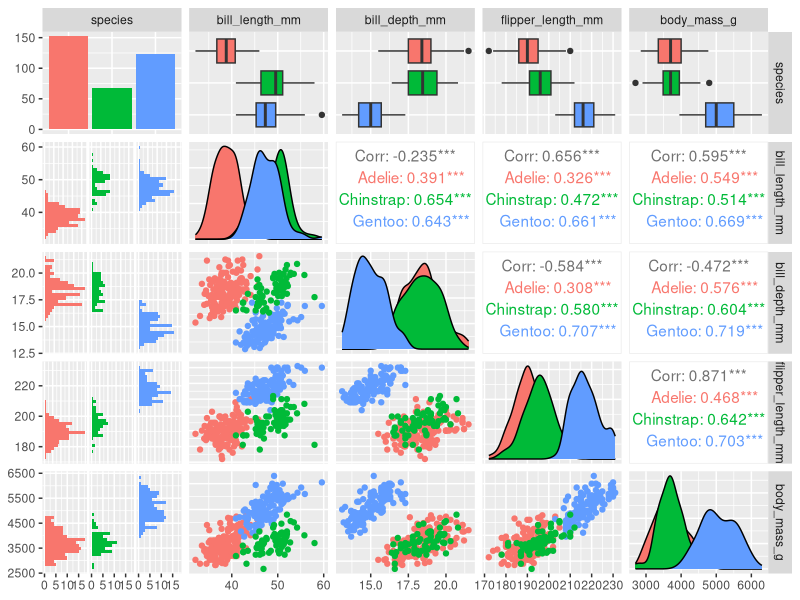
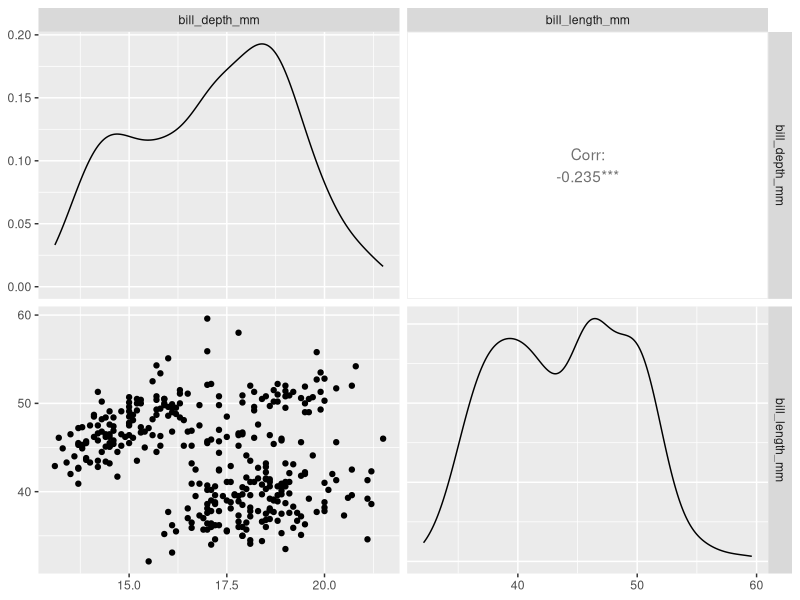
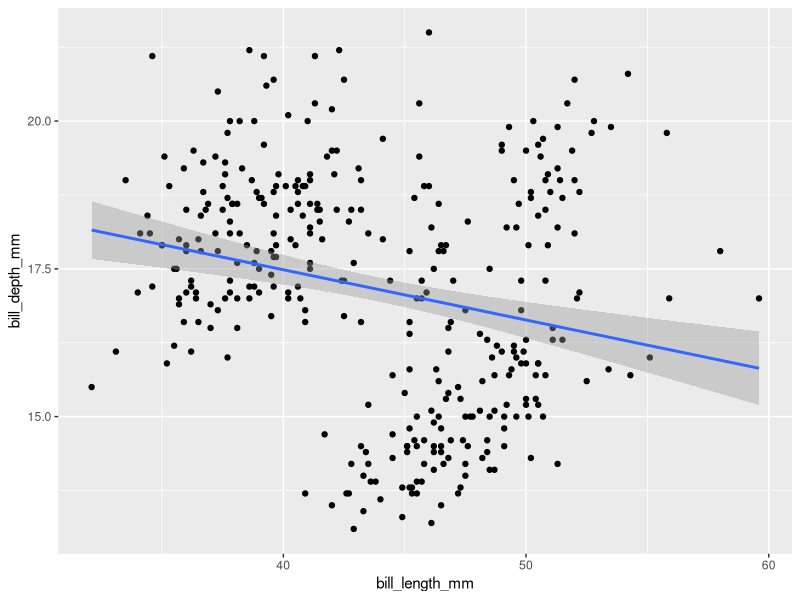
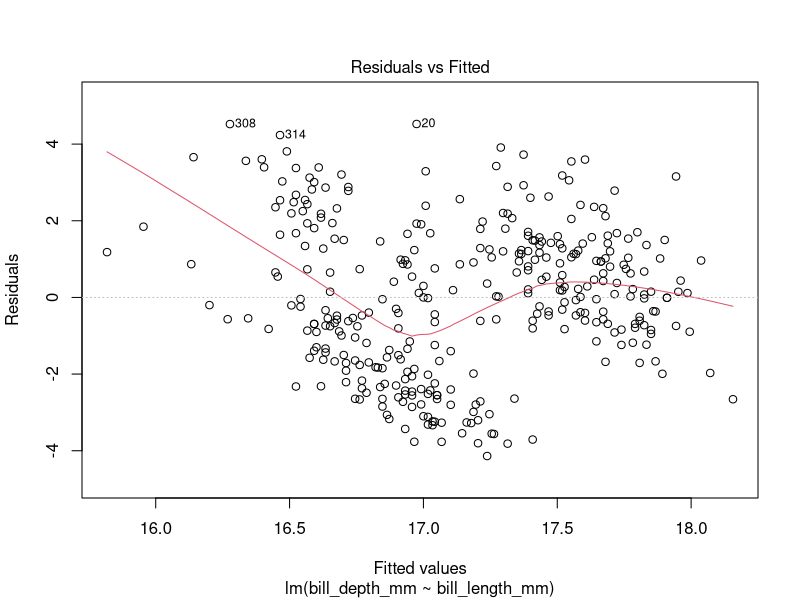
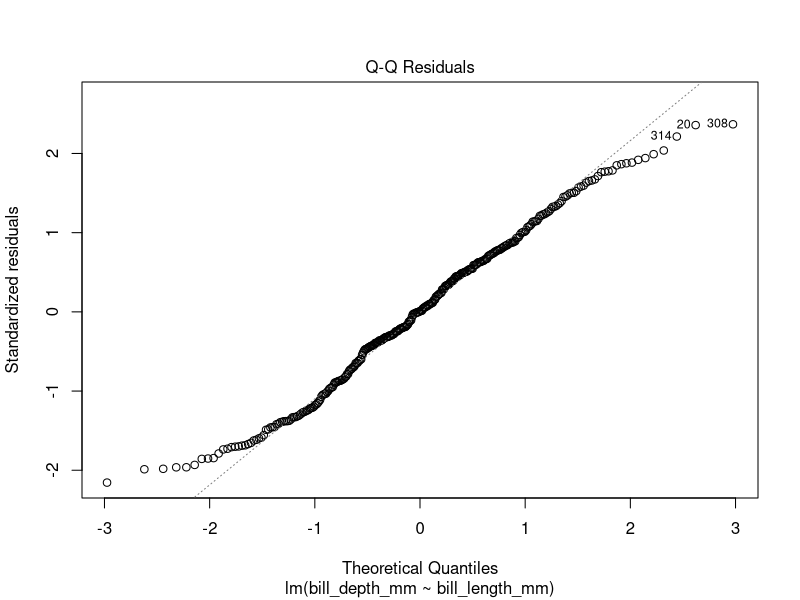
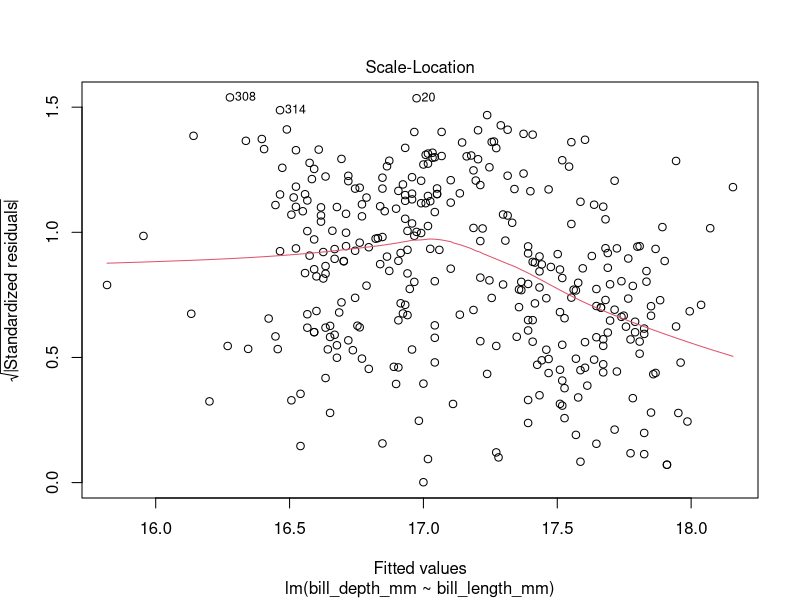
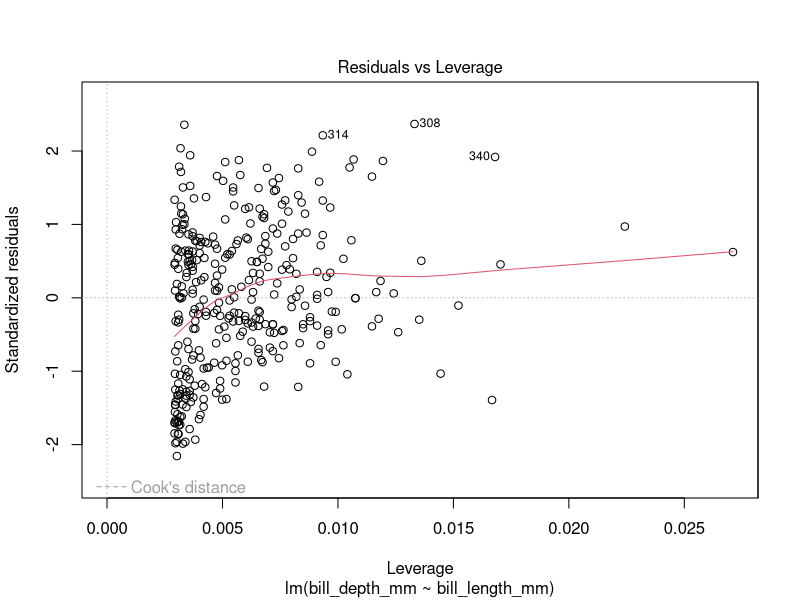
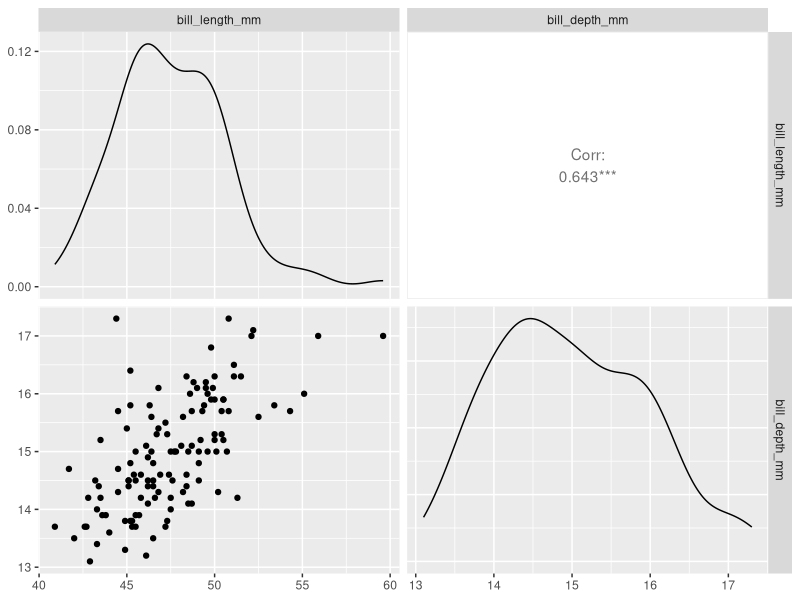

These figures' R source, in order:
##EMB
##2023-02-23


library(palmerpenguins)
library(tidyverse)
library(GGally)
library(broom)

head(penguins)

penguins%>%
  select(species, bill_length_mm, bill_depth_mm, flipper_length_mm, body_mass_g) %>%
  GGally::ggpairs(aes(color=species))

penguins%>%
  select(bill_depth_mm, bill_length_mm)%>%
  ggpairs()

#linear model

lm_1= lm(bill_depth_mm ~ bill_length_mm, data=penguins)
class(lm_1)
summary(lm_1)

#r2= 0.05= means only predicting about %5 of variation in bill depth (not good)

ggplot(data=penguins, aes(x=bill_length_mm, y=bill_depth_mm))+
  geom_point()+
  geom_smooth(method="lm")

plot(lm_1)

gentoo=penguins%>%
  filter(species=="Gentoo")
gentoo%>%
  select(bill_length_mm, bill_depth_mm)%>%
  ggpairs()

lm_2= lm(bill_depth_mm ~ bill_length_mm, data=gentoo)
summary(lm_2)
plot(lm_2)

ggplot(data=gentoo, aes(x=bill_length_mm, y=bill_depth_mm), color="black")+
  geom_point()+
  geom_smooth(method="lm")+ theme_bw()
#+geom_point(data=penguins %>%filter(species=="Adelie"), aes(x=bill_length_mm, y=bill_depth_mm), color="red")

#plot each species lm separately
ggplot(data=penguins)+
  geom_point(aes(x=bill_length_mm, y=bill_depth_mm, color=species))+
  geom_smooth(aes(x=bill_length_mm, y=bill_depth_mm, color=species), method="lm")+
  geom_smooth(aes(x=bill_length_mm, y=bill_depth_mm), color="black", method="lm")+
  theme_bw()
#simpsons paradox

#exercise 5.1
#gentoo bill depth as function of flipper length


gentoo=penguins%>%
  filter(species=="Gentoo")
gentoo%>%
  select(bill_depth_mm, flipper_length_mm)%>%
  ggpairs()

lm_3= lm(bill_depth_mm ~ flipper_length_mm, data=gentoo)
summary(lm_3)
plot(lm_3)

ggplot(data=gentoo, aes( x=bill_depth_mm, y=flipper_length_mm), color="black")+
  geom_point()+
  geom_smooth(method="lm")+ theme_bw()

#Flipper length as the R2 value is greater than bill length (0.4951 vs 0.405)





